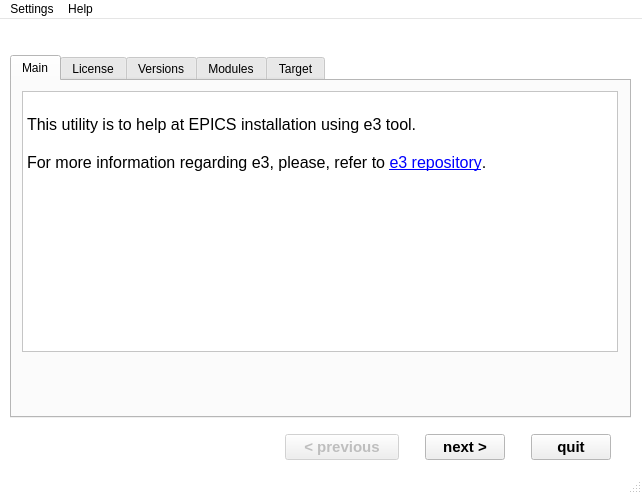
<?xml version="1.0" encoding="UTF-8"?>
<ui version="4.0">
 <class>MainWindow</class>
 <widget class="QMainWindow" name="MainWindow">
  <property name="geometry">
   <rect>
    <x>0</x>
    <y>0</y>
    <width>642</width>
    <height>494</height>
   </rect>
  </property>
  <property name="sizePolicy">
   <sizepolicy hsizetype="Fixed" vsizetype="Fixed">
    <horstretch>0</horstretch>
    <verstretch>0</verstretch>
   </sizepolicy>
  </property>
  <property name="palette">
   <palette>
    <active>
     <colorrole role="Base">
      <brush brushstyle="SolidPattern">
       <color alpha="255">
        <red>255</red>
        <green>255</green>
        <blue>255</blue>
       </color>
      </brush>
     </colorrole>
     <colorrole role="Window">
      <brush brushstyle="SolidPattern">
       <color alpha="255">
        <red>255</red>
        <green>255</green>
        <blue>255</blue>
       </color>
      </brush>
     </colorrole>
    </active>
    <inactive>
     <colorrole role="Base">
      <brush brushstyle="SolidPattern">
       <color alpha="255">
        <red>255</red>
        <green>255</green>
        <blue>255</blue>
       </color>
      </brush>
     </colorrole>
     <colorrole role="Window">
      <brush brushstyle="SolidPattern">
       <color alpha="255">
        <red>255</red>
        <green>255</green>
        <blue>255</blue>
       </color>
      </brush>
     </colorrole>
    </inactive>
    <disabled>
     <colorrole role="Base">
      <brush brushstyle="SolidPattern">
       <color alpha="255">
        <red>255</red>
        <green>255</green>
        <blue>255</blue>
       </color>
      </brush>
     </colorrole>
     <colorrole role="Window">
      <brush brushstyle="SolidPattern">
       <color alpha="255">
        <red>255</red>
        <green>255</green>
        <blue>255</blue>
       </color>
      </brush>
     </colorrole>
    </disabled>
   </palette>
  </property>
  <property name="windowTitle">
   <string>EPICS installation via e3</string>
  </property>
  <property name="windowIcon">
   <iconset>
    <normaloff>../icons/e3_app.ico</normaloff>../icons/e3_app.ico</iconset>
  </property>
  <widget class="QWidget" name="centralwidget">
   <widget class="QWidget" name="verticalLayoutWidget">
    <property name="geometry">
     <rect>
      <x>0</x>
      <y>0</y>
      <width>641</width>
      <height>441</height>
     </rect>
    </property>
    <layout class="QVBoxLayout" name="verticalLayout">
     <property name="sizeConstraint">
      <enum>QLayout::SetMinimumSize</enum>
     </property>
     <property name="leftMargin">
      <number>10</number>
     </property>
     <property name="topMargin">
      <number>10</number>
     </property>
     <property name="rightMargin">
      <number>10</number>
     </property>
     <item>
      <layout class="QHBoxLayout" name="horizontalLayout_2">
       <item>
        <spacer name="horizontalSpacer">
         <property name="orientation">
          <enum>Qt::Horizontal</enum>
         </property>
         <property name="sizeHint" stdset="0">
          <size>
           <width>40</width>
           <height>20</height>
          </size>
         </property>
        </spacer>
       </item>
       <item>
        <widget class="QLabel" name="label">
         <property name="maximumSize">
          <size>
           <width>52</width>
           <height>52</height>
          </size>
         </property>
         <property name="text">
          <string/>
         </property>
         <property name="pixmap">
          <pixmap>../icons/e3_logo.png</pixmap>
         </property>
         <property name="scaledContents">
          <bool>true</bool>
         </property>
        </widget>
       </item>
       <item>
        <spacer name="horizontalSpacer_6">
         <property name="orientation">
          <enum>Qt::Horizontal</enum>
         </property>
         <property name="sizeType">
          <enum>QSizePolicy::Fixed</enum>
         </property>
         <property name="sizeHint" stdset="0">
          <size>
           <width>10</width>
           <height>20</height>
          </size>
         </property>
        </spacer>
       </item>
      </layout>
     </item>
     <item>
      <widget class="QTabWidget" name="tabInstallSteps">
       <property name="enabled">
        <bool>true</bool>
       </property>
       <property name="tabShape">
        <enum>QTabWidget::Rounded</enum>
       </property>
       <property name="currentIndex">
        <number>0</number>
       </property>
       <property name="usesScrollButtons">
        <bool>false</bool>
       </property>
       <property name="documentMode">
        <bool>false</bool>
       </property>
       <property name="tabsClosable">
        <bool>false</bool>
       </property>
       <property name="movable">
        <bool>false</bool>
       </property>
       <property name="tabBarAutoHide">
        <bool>false</bool>
       </property>
       <widget class="QWidget" name="tabMain">
        <attribute name="title">
         <string>Main</string>
        </attribute>
        <widget class="QTextBrowser" name="textMain">
         <property name="geometry">
          <rect>
           <x>10</x>
           <y>10</y>
           <width>596</width>
           <height>261</height>
          </rect>
         </property>
         <property name="html">
          <string>&lt;!DOCTYPE HTML PUBLIC &quot;-//W3C//DTD HTML 4.0//EN&quot; &quot;http://www.w3.org/TR/REC-html40/strict.dtd&quot;&gt;
&lt;html&gt;&lt;head&gt;&lt;meta name=&quot;qrichtext&quot; content=&quot;1&quot; /&gt;&lt;style type=&quot;text/css&quot;&gt;
p, li { white-space: pre-wrap; }
&lt;/style&gt;&lt;/head&gt;&lt;body style=&quot; font-family:'DejaVu Sans'; font-size:12pt; font-weight:400; font-style:normal;&quot;&gt;
&lt;p style=&quot;-qt-paragraph-type:empty; margin-top:0px; margin-bottom:0px; margin-left:0px; margin-right:0px; -qt-block-indent:0; text-indent:0px;&quot;&gt;&lt;br /&gt;&lt;/p&gt;
&lt;p style=&quot; margin-top:0px; margin-bottom:0px; margin-left:0px; margin-right:0px; -qt-block-indent:0; text-indent:0px;&quot;&gt;This utility is to help at EPICS installation using e3 tool.&lt;/p&gt;
&lt;p style=&quot;-qt-paragraph-type:empty; margin-top:0px; margin-bottom:0px; margin-left:0px; margin-right:0px; -qt-block-indent:0; text-indent:0px;&quot;&gt;&lt;br /&gt;&lt;/p&gt;
&lt;p style=&quot; margin-top:0px; margin-bottom:0px; margin-left:0px; margin-right:0px; -qt-block-indent:0; text-indent:0px;&quot;&gt;For more information regarding e3, please, refer to &lt;a href=&quot;https://github.com/icshwi/e3&quot;&gt;&lt;span style=&quot; text-decoration: underline; color:#0000ff;&quot;&gt;e3 repository&lt;/span&gt;&lt;/a&gt;.&lt;/p&gt;&lt;/body&gt;&lt;/html&gt;</string>
         </property>
         <property name="openExternalLinks">
          <bool>true</bool>
         </property>
        </widget>
       </widget>
       <widget class="QWidget" name="tabLicense">
        <property name="enabled">
         <bool>true</bool>
        </property>
        <property name="tabletTracking">
         <bool>false</bool>
        </property>
        <attribute name="title">
         <string>License</string>
        </attribute>
        <widget class="QTextBrowser" name="textLicense">
         <property name="geometry">
          <rect>
           <x>10</x>
           <y>10</y>
           <width>596</width>
           <height>261</height>
          </rect>
         </property>
         <property name="html">
          <string>&lt;!DOCTYPE HTML PUBLIC &quot;-//W3C//DTD HTML 4.0//EN&quot; &quot;http://www.w3.org/TR/REC-html40/strict.dtd&quot;&gt;
&lt;html&gt;&lt;head&gt;&lt;meta name=&quot;qrichtext&quot; content=&quot;1&quot; /&gt;&lt;style type=&quot;text/css&quot;&gt;
p, li { white-space: pre-wrap; }
&lt;/style&gt;&lt;/head&gt;&lt;body style=&quot; font-family:'DejaVu Sans'; font-size:12pt; font-weight:400; font-style:normal;&quot;&gt;
&lt;p style=&quot;-qt-paragraph-type:empty; margin-top:0px; margin-bottom:0px; margin-left:0px; margin-right:0px; -qt-block-indent:0; text-indent:0px;&quot;&gt;&lt;br /&gt;&lt;/p&gt;&lt;/body&gt;&lt;/html&gt;</string>
         </property>
         <property name="source">
          <url>
           <string/>
          </url>
         </property>
         <property name="openExternalLinks">
          <bool>true</bool>
         </property>
        </widget>
        <widget class="QCheckBox" name="chkAgree">
         <property name="geometry">
          <rect>
           <x>520</x>
           <y>273</y>
           <width>91</width>
           <height>20</height>
          </rect>
         </property>
         <property name="font">
          <font>
           <weight>75</weight>
           <bold>true</bold>
          </font>
         </property>
         <property name="text">
          <string>I agree</string>
         </property>
         <property name="checked">
          <bool>false</bool>
         </property>
        </widget>
       </widget>
       <widget class="QWidget" name="tabVersions">
        <property name="enabled">
         <bool>true</bool>
        </property>
        <attribute name="title">
         <string>Versions</string>
        </attribute>
        <widget class="QGroupBox" name="grpRequire">
         <property name="geometry">
          <rect>
           <x>10</x>
           <y>10</y>
           <width>291</width>
           <height>271</height>
          </rect>
         </property>
         <property name="font">
          <font>
           <pointsize>11</pointsize>
           <weight>75</weight>
           <bold>true</bold>
          </font>
         </property>
         <property name="title">
          <string>Require</string>
         </property>
         <widget class="QListWidget" name="lstRequire">
          <property name="geometry">
           <rect>
            <x>10</x>
            <y>30</y>
            <width>271</width>
            <height>231</height>
           </rect>
          </property>
          <property name="layoutMode">
           <enum>QListView::SinglePass</enum>
          </property>
          <property name="viewMode">
           <enum>QListView::ListMode</enum>
          </property>
          <property name="selectionRectVisible">
           <bool>true</bool>
          </property>
         </widget>
        </widget>
        <widget class="QGroupBox" name="grpBase">
         <property name="geometry">
          <rect>
           <x>314</x>
           <y>10</y>
           <width>291</width>
           <height>271</height>
          </rect>
         </property>
         <property name="font">
          <font>
           <pointsize>11</pointsize>
           <weight>75</weight>
           <bold>true</bold>
          </font>
         </property>
         <property name="title">
          <string>EPICS Base</string>
         </property>
         <widget class="QListWidget" name="lstBase">
          <property name="geometry">
           <rect>
            <x>10</x>
            <y>30</y>
            <width>271</width>
            <height>231</height>
           </rect>
          </property>
         </widget>
        </widget>
       </widget>
       <widget class="QWidget" name="tabModules">
        <property name="enabled">
         <bool>true</bool>
        </property>
        <attribute name="title">
         <string>Modules</string>
        </attribute>
        <widget class="QGroupBox" name="grpModules">
         <property name="geometry">
          <rect>
           <x>10</x>
           <y>10</y>
           <width>594</width>
           <height>271</height>
          </rect>
         </property>
         <property name="font">
          <font>
           <pointsize>11</pointsize>
           <weight>75</weight>
           <bold>true</bold>
          </font>
         </property>
         <property name="title">
          <string>EPICS Base</string>
         </property>
         <widget class="QListWidget" name="lstModules">
          <property name="geometry">
           <rect>
            <x>10</x>
            <y>30</y>
            <width>574</width>
            <height>181</height>
           </rect>
          </property>
          <property name="font">
           <font>
            <weight>50</weight>
            <bold>false</bold>
           </font>
          </property>
          <property name="selectionMode">
           <enum>QAbstractItemView::MultiSelection</enum>
          </property>
          <item>
           <property name="text">
            <string>Common Group</string>
           </property>
           <property name="checkState">
            <enum>Unchecked</enum>
           </property>
          </item>
          <item>
           <property name="text">
            <string>Timing Group</string>
           </property>
           <property name="checkState">
            <enum>Unchecked</enum>
           </property>
          </item>
          <item>
           <property name="text">
            <string>EPICS V4 Group</string>
           </property>
           <property name="checkState">
            <enum>Unchecked</enum>
           </property>
          </item>
          <item>
           <property name="text">
            <string>EtherCAT / Motion Group (requires BitBucket access)</string>
           </property>
           <property name="checkState">
            <enum>Unchecked</enum>
           </property>
          </item>
          <item>
           <property name="text">
            <string>PSI Module Group</string>
           </property>
           <property name="checkState">
            <enum>Unchecked</enum>
           </property>
          </item>
          <item>
           <property name="text">
            <string>IFC Module Group</string>
           </property>
           <property name="checkState">
            <enum>Unchecked</enum>
           </property>
          </item>
          <item>
           <property name="text">
            <string>AreaDetector Group</string>
           </property>
           <property name="checkState">
            <enum>Unchecked</enum>
           </property>
          </item>
          <item>
           <property name="text">
            <string>LLRF Group</string>
           </property>
           <property name="checkState">
            <enum>Unchecked</enum>
           </property>
          </item>
         </widget>
         <widget class="QCheckBox" name="chkOnly">
          <property name="geometry">
           <rect>
            <x>10</x>
            <y>220</y>
            <width>571</width>
            <height>25</height>
           </rect>
          </property>
          <property name="font">
           <font>
            <weight>50</weight>
            <italic>true</italic>
            <bold>false</bold>
           </font>
          </property>
          <property name="text">
           <string>Only (ignores dependent modules)</string>
          </property>
         </widget>
        </widget>
       </widget>
       <widget class="QWidget" name="tabTarget">
        <property name="enabled">
         <bool>true</bool>
        </property>
        <attribute name="title">
         <string>Target</string>
        </attribute>
       </widget>
      </widget>
     </item>
     <item>
      <layout class="QVBoxLayout" name="verticalLayout_2">
       <item>
        <layout class="QHBoxLayout" name="horizontalLayout_3">
         <property name="topMargin">
          <number>10</number>
         </property>
         <item>
          <spacer name="horizontalSpacer_4">
           <property name="orientation">
            <enum>Qt::Horizontal</enum>
           </property>
           <property name="sizeHint" stdset="0">
            <size>
             <width>40</width>
             <height>20</height>
            </size>
           </property>
          </spacer>
         </item>
         <item>
          <widget class="QPushButton" name="pushPrevious">
           <property name="enabled">
            <bool>false</bool>
           </property>
           <property name="sizePolicy">
            <sizepolicy hsizetype="Fixed" vsizetype="Fixed">
             <horstretch>0</horstretch>
             <verstretch>0</verstretch>
            </sizepolicy>
           </property>
           <property name="minimumSize">
            <size>
             <width>114</width>
             <height>0</height>
            </size>
           </property>
           <property name="font">
            <font>
             <pointsize>11</pointsize>
             <weight>75</weight>
             <bold>true</bold>
            </font>
           </property>
           <property name="text">
            <string>&lt; previous</string>
           </property>
          </widget>
         </item>
         <item>
          <spacer name="horizontalSpacer_3">
           <property name="orientation">
            <enum>Qt::Horizontal</enum>
           </property>
           <property name="sizeType">
            <enum>QSizePolicy::Fixed</enum>
           </property>
           <property name="sizeHint" stdset="0">
            <size>
             <width>20</width>
             <height>20</height>
            </size>
           </property>
          </spacer>
         </item>
         <item>
          <widget class="QPushButton" name="pushNext">
           <property name="font">
            <font>
             <pointsize>11</pointsize>
             <weight>75</weight>
             <bold>true</bold>
            </font>
           </property>
           <property name="text">
            <string>next &gt;</string>
           </property>
          </widget>
         </item>
         <item>
          <spacer name="horizontalSpacer_2">
           <property name="orientation">
            <enum>Qt::Horizontal</enum>
           </property>
           <property name="sizeType">
            <enum>QSizePolicy::Fixed</enum>
           </property>
           <property name="sizeHint" stdset="0">
            <size>
             <width>20</width>
             <height>20</height>
            </size>
           </property>
          </spacer>
         </item>
         <item>
          <widget class="QPushButton" name="pushQuit">
           <property name="font">
            <font>
             <pointsize>11</pointsize>
             <weight>75</weight>
             <bold>true</bold>
            </font>
           </property>
           <property name="text">
            <string>quit</string>
           </property>
          </widget>
         </item>
         <item>
          <spacer name="horizontalSpacer_5">
           <property name="orientation">
            <enum>Qt::Horizontal</enum>
           </property>
           <property name="sizeType">
            <enum>QSizePolicy::Fixed</enum>
           </property>
           <property name="sizeHint" stdset="0">
            <size>
             <width>20</width>
             <height>20</height>
            </size>
           </property>
          </spacer>
         </item>
        </layout>
       </item>
      </layout>
     </item>
    </layout>
   </widget>
  </widget>
  <widget class="QMenuBar" name="menubar">
   <property name="geometry">
    <rect>
     <x>0</x>
     <y>0</y>
     <width>642</width>
     <height>24</height>
    </rect>
   </property>
   <widget class="QMenu" name="menuSettings">
    <property name="title">
     <string>Settings</string>
    </property>
    <addaction name="actionRepo"/>
   </widget>
   <widget class="QMenu" name="menuHelp">
    <property name="title">
     <string>Help</string>
    </property>
   </widget>
   <addaction name="menuSettings"/>
   <addaction name="menuHelp"/>
  </widget>
  <widget class="QStatusBar" name="statusBar">
   <property name="font">
    <font>
     <weight>75</weight>
     <bold>true</bold>
    </font>
   </property>
  </widget>
  <action name="actionRepo">
   <property name="text">
    <string>Default repository</string>
   </property>
  </action>
 </widget>
 <resources/>
 <connections/>
</ui>
